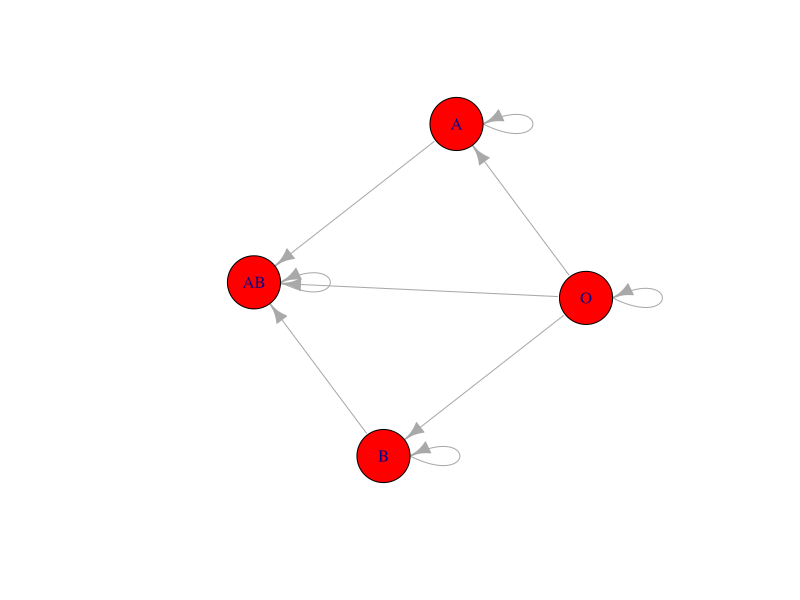
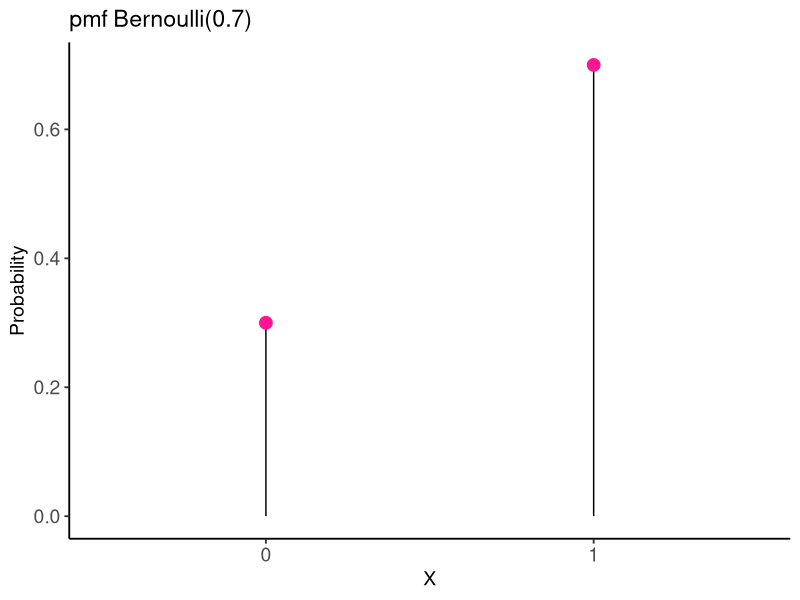
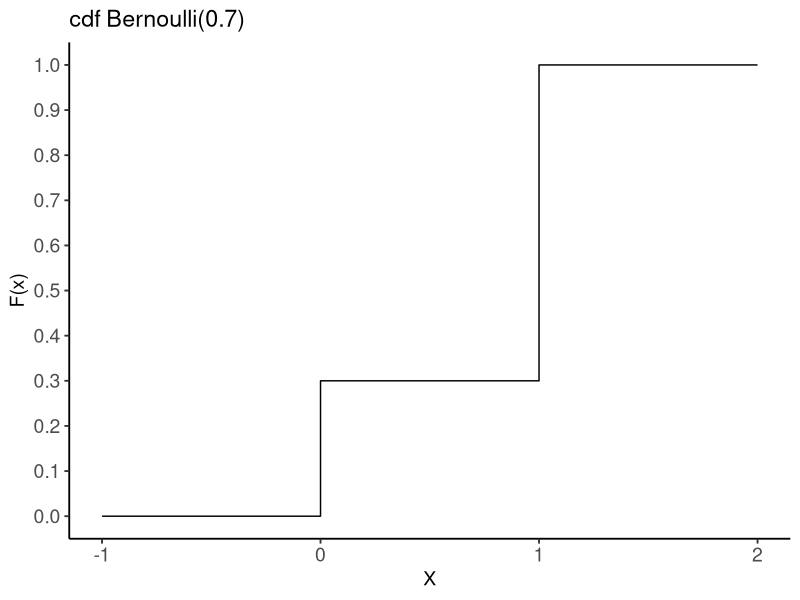
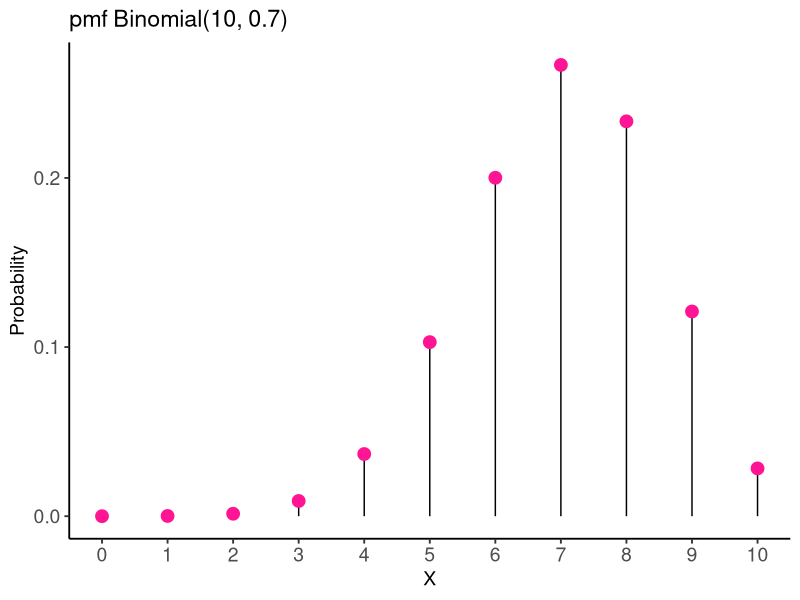
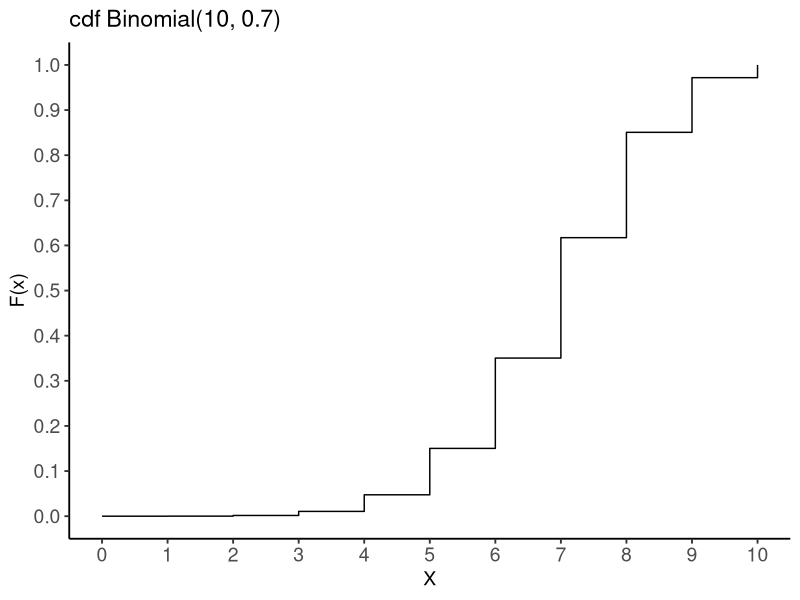

Generate these figures, in order, with R:
## ---- chunk 1
library(tidyverse)
library(igraph)
## ---- chunk 2
# data in a form of a matrix
x <- c(1, 0, 0, 0, 1, 1, 0, 0, 1, 0, 1, 0, 1, 1, 1, 1)
nodes_names <- c("O", "A", "B", "AB")
adjm <- matrix(x, 4, dimnames = list(nodes_names, nodes_names))

set.seed(124)
# build the graph object
network <- graph_from_adjacency_matrix(adjm)

# plot it
plot(network, vertex.size= 32, vertex.color = "red")
## ---- chunk 3
# Create a data frame
x <- as.factor(c(0, 1))
y <- c(0.3, 0.7)
dat1 <- data.frame(x, y)
 
# Plot
ggplot(dat1, aes(x = x, y = y)) +
  geom_segment(aes(x = x, xend=x, y=0, yend = y), color = "black") +
  geom_point(color="deeppink", size = 4) +
  theme_classic(base_size = 14) +
  labs(title = "pmf Bernoulli(0.7)",
       x = "X", y = "Probability") +
  theme(axis.text = element_text(size = 14))
## ---- chunk 4
# Create a data frame
dat2 <- data.frame(x = -1:2, 
                   y =  pbinom(-1:2, size = 1, prob = 0.7))
# Step line plot
ggplot(dat2, aes(x=x, y=y)) +
  geom_step() +
  scale_y_continuous(limits = c(0, 1), breaks = seq(0, 1, 0.1)) +
theme_classic(base_size = 14) +
  labs(title = "cdf Bernoulli(0.7)", 
       x = "X", y = "F(x)") +
  theme(axis.text = element_text(size = 14))
## ---- chunk 5
dbinom(0:10, size = 10, prob = 0.7)
## ---- chunk 6
# Create a data frame
dat3 <- data.frame(x = 0:10, 
                   y = dbinom(0:10, size = 10, prob = 0.7))

# Plot
ggplot(dat3, aes(x = x, y = y)) +
  geom_segment(aes(x = x, xend=x, y=0, yend = y), color = "black") +
  geom_point(color="deeppink", size = 4) +
  theme_classic(base_size = 14) +
  scale_x_continuous(limits = c(0, 10), breaks = seq(0, 10, 1)) +
  labs(title = "pmf Binomial(10, 0.7)",
       x = "X", y = "Probability") +
  theme(axis.text = element_text(size = 14))
## ---- chunk 7
# find the cumulative probabilities
pbinom(0:10, size = 10, prob = 0.7)
## ---- chunk 8
# Create a data frame
dat4 <- data.frame(x = 0:10, 
                   y = pbinom(0:10, size = 10, prob = 0.7))

# Step line plot
ggplot(dat4, aes(x=x, y=y)) +
  geom_step() +
  theme_classic(base_size = 14) +
  scale_x_continuous(limits = c(0, 10), breaks = seq(0, 10, 1)) +
  scale_y_continuous(limits = c(0, 1), breaks = seq(0, 1, 0.1)) +
  labs(title = "cdf Binomial(10, 0.7)",
       x = "X", y = "F(x)") +
  theme(axis.text = element_text(size = 14))
## ---- chunk 9
p9 <- dbinom(9, size=10, prob=0.7)
p9
## ---- chunk 10
p10 <- dbinom(10, size = 10, prob = 0.7)
p10
## ---- chunk 11
p9 + p10
## ---- chunk 12
1 - pbinom(8, size = 10, prob = 0.7)
